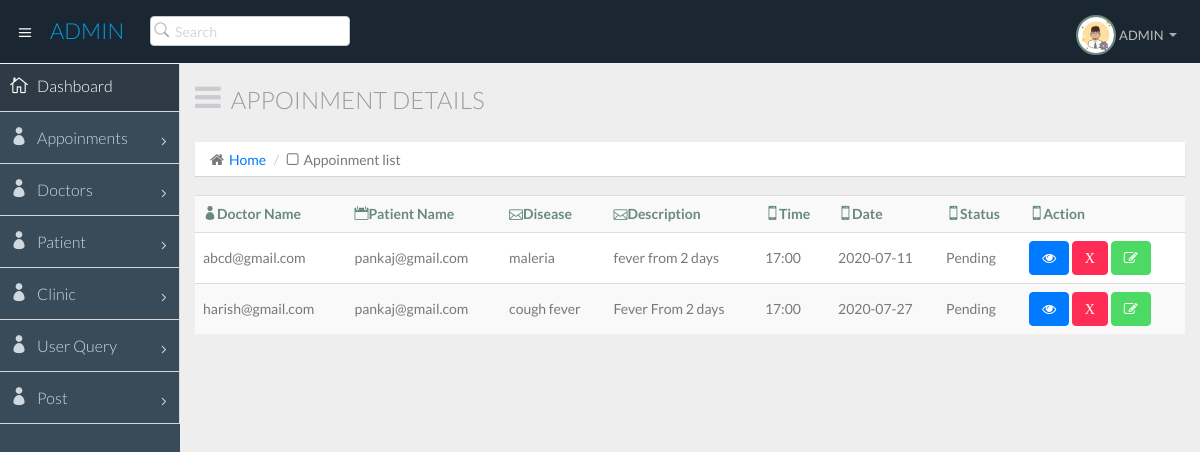
The app's page /admin/admin_Doctor_app.php (signed in) with its own data.
### tables this page shows
CREATE TABLE `appointment` (
  `id` int(5) NOT NULL,
  `patientemail` varchar(50) DEFAULT NULL,
  `doctoremail` varchar(50) DEFAULT NULL,
  `disease` varchar(40) DEFAULT NULL,
  `description` varchar(200) DEFAULT NULL,
  `apptime` varchar(50) DEFAULT NULL,
  `appdate` varchar(50) DEFAULT NULL,
  `status` varchar(30) DEFAULT NULL
);

### admin/admin_Doctor_app.php (the view, shortened to what this page needs)
<?php
  if(isset($_SESSION['user_id']))
{
  require('./comnpages/config.php');
    $sql="SELECT * FROM appointment where status='Pending'";
  ?>
<!DOCTYPE html>
<html lang="en">
  <head>
    <link href="css/bootstrap.min.css" rel="stylesheet">
    <link href="css/bootstrap-theme.css" rel="stylesheet">
    <link href="css/elegant-icons-style.css" rel="stylesheet" />
    <link href="css/font-awesome.min.css" rel="stylesheet" />
    <link href="css/style.css" rel="stylesheet">
    <link href="css/style-responsive.css" rel="stylesheet" />
  </head>
  <body>
  <section id="container" class="">
      <?php require('./comnpages/header.php'); ?>
     <?php require('./comnpages/side.php'); ?>
      <section id="main-content">
          <section class="wrapper">
      <div class="row">
        <div class="col-lg-12">
          <h3 class="page-header"><i class="fa fa fa-bars"></i>Appoinment Details</h3>
          <ol class="breadcrumb">
            <li><i class="fa fa-home"></i><a href="index.html">Home</a></li>
            <li><i class="fa fa-square-o"></i>Appoinment list</li>
          </ol>
        </div>
      </div>
              <div class="row">
                  <div class="col-lg-12">
                      <section class="panel">
                          <table class="table table-striped table-advance table-hover">
                           <tbody>
                              <tr>
                                 <th><i class="icon_profile"></i>Doctor Name</th>
                                 <th><i class="icon_calendar"></i>Patient Name</th>
                                 <th><i class="icon_mail_alt"></i>Disease</th>
                                 <th><i class="icon_mail_alt"></i>Description</th>
                                 <th><i class="icon_mobile"></i>Time</th>
								 <th><i class="icon_mobile"></i>Date</th>
								 <th><i class="icon_mobile"></i>Status</th>
                                 <th><i class="icon_mobile"></i>Action</th>
                              </tr>
                <?php
                   $result=mysqli_query($conn,$sql);
                   if($result){
                   if(mysqli_num_rows($result)>0){
                  while($user=mysqli_fetch_array($result))
                         {
        ?>
                             <tr>
          <td><?=$user['doctoremail']?></td>
          <td><?=$user['patientemail']?></td>
          <td><?=$user['disease']?></td>
          <td><?=$user['description']?></td>
          <td><?=$user['apptime']?></td>
		  <td><?=$user['appdate']?></td>
		  <td><?=$user['status']?></td>
          <td>
          <a href="admin_Appointment_view.php?id=<?=$user['id']?>"><button name="view" title="view" class="btn btn-primary">
          <i class="fa fa-eye"> </i></button></a>
          <a href="./model/delete_appointment.php?id=<?=$user['id']?>">
          <button name="del" title="Delete" class="btn btn-danger"   >
          <i class="fa fa-remove" > X </i> </button></a>
          <a href="./model/update_appointment.php?value=2&id=<?=$user['id']?>">
          <button name="edit" title="edit" class="btn btn-success"    >
          <i class="fa fa-edit" ></i></button></a>
         </td>
        </tr>
          <?php
        }
         }}  ?>
         </table>
                      </section>
                  </div>
              </div>
          </section>
      </section>
  </section>
  </body>
</html>
<?php
}
else{
  echo '<script type="text/javascript">
           window.location="../index.php?invalidUSER";
          </script>';
}
?>

### records on screen
appointment: doctoremail "abcd@gmail.com", patientemail "pankaj@gmail.com", disease "maleria", description "fever from 2 days", apptime "17:00", appdate "2020-07-11", status "Pending"
appointment: doctoremail "harish@gmail.com", patientemail "pankaj@gmail.com", disease "cough fever", description "Fever From 2 days", apptime "17:00", appdate "2020-07-27", status "Pending"
